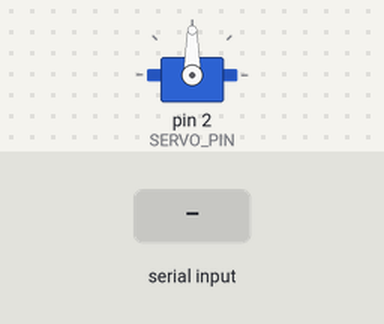
A sketch run on a simulated Arduino Uno, built with avr-gcc and run on an emulated ATmega328P. On the bench: servo. The inputs (shaded band) are chosen by the test bench. What the sketch prints to the serial monitor is not drawn.

Above: at 1.3 s.
1.4 s: "30,150\n" received over Serial
At 1.8 s:
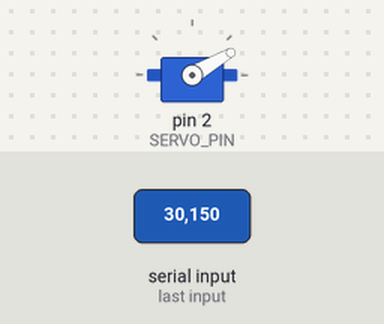
2.9 s: "5\n" received over Serial
At 4.0 s:
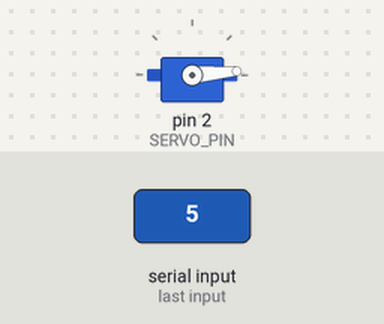
4.4 s: "90,45\n" received over Serial
At 5.3 s:
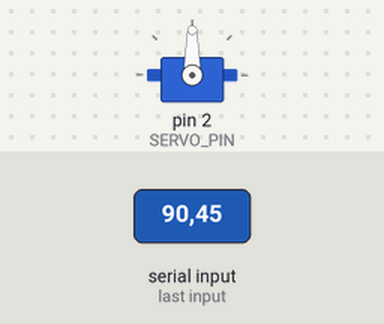
Timing chart, 0 to 7.4 s (numbered marks = the images above; inputs shaded):
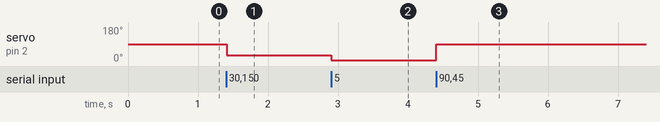

Measured:
- after the input at 1.4 s, servo on pin 2 (SERVO_PIN): 90° → 30° at once
- after the input at 2.9 s, servo on pin 2 (SERVO_PIN): 30° → 5° at once
- after the input at 4.4 s, servo on pin 2 (SERVO_PIN): 5° → 90° at once

The sketch:

servo_calibration.ino
```cpp
#include <Servo.h>

#define SERVO_PIN 2   // D4 on NodeMCU

Servo servo;

void setup() {
  Serial.begin(9600);

  // MG90S recommended pulse width range
  servo.attach(SERVO_PIN, 500, 2400);

  Serial.println("======================================");
  Serial.println("      MG90S SERVO CALIBRATION");
  Serial.println("======================================");
  Serial.println("Type an angle (0–180) and press ENTER");
  Serial.println("Example: 90");
  Serial.println("======================================");
}

String inputString = "";
bool newData = false;

void loop() {

  // ----------- Read Serial ---------------
  while (Serial.available()) {
    char c = Serial.read();

    if (c == '\n' || c == '\r') {
      newData = true;
      break;
    } else {
      inputString += c;
    }
  }

  // ---------- Process User Input ----------
  if (newData) {
    int angle = inputString.toInt();
    inputString = "";
    newData = false;

    if (angle >= 0 && angle <= 180) {
      servo.write(angle);
      Serial.print("MG90S moved to: ");
      Serial.println(angle);
    } else {
      Serial.println("Invalid angle! Enter 0–180 only.");
    }

    Serial.println("--------------------------------------");
    Serial.println("Enter next angle:");
  }
}
```
